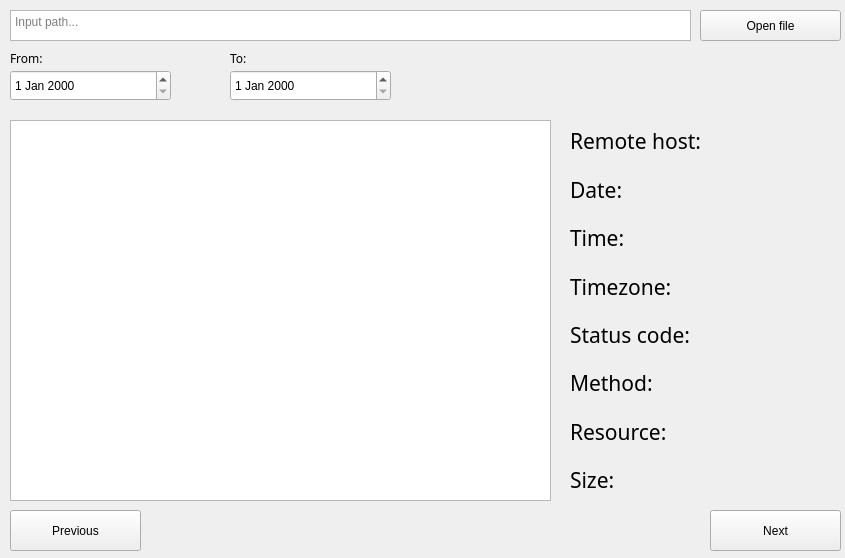
<?xml version="1.0" encoding="UTF-8"?>
<ui version="4.0">
 <class>MainWindow</class>
 <widget class="QMainWindow" name="MainWindow">
  <property name="geometry">
   <rect>
    <x>0</x>
    <y>0</y>
    <width>845</width>
    <height>558</height>
   </rect>
  </property>
  <property name="sizePolicy">
   <sizepolicy hsizetype="Fixed" vsizetype="Fixed">
    <horstretch>0</horstretch>
    <verstretch>0</verstretch>
   </sizepolicy>
  </property>
  <property name="minimumSize">
   <size>
    <width>845</width>
    <height>558</height>
   </size>
  </property>
  <property name="maximumSize">
   <size>
    <width>845</width>
    <height>558</height>
   </size>
  </property>
  <property name="windowTitle">
   <string>SSH Log Browser</string>
  </property>
  <widget class="QWidget" name="centralwidget">
   <widget class="QTextEdit" name="pathInput">
    <property name="geometry">
     <rect>
      <x>10</x>
      <y>10</y>
      <width>681</width>
      <height>31</height>
     </rect>
    </property>
    <property name="cursor" stdset="0">
     <cursorShape>IBeamCursor</cursorShape>
    </property>
    <property name="placeholderText">
     <string>Input path...</string>
    </property>
   </widget>
   <widget class="QPushButton" name="PathButton">
    <property name="geometry">
     <rect>
      <x>700</x>
      <y>10</y>
      <width>141</width>
      <height>31</height>
     </rect>
    </property>
    <property name="cursor">
     <cursorShape>UpArrowCursor</cursorShape>
    </property>
    <property name="text">
     <string>Open file</string>
    </property>
   </widget>
   <widget class="QListWidget" name="listOfLogs">
    <property name="geometry">
     <rect>
      <x>10</x>
      <y>120</y>
      <width>541</width>
      <height>381</height>
     </rect>
    </property>
   </widget>
   <widget class="QLabel" name="labelDateFrom">
    <property name="geometry">
     <rect>
      <x>10</x>
      <y>50</y>
      <width>111</width>
      <height>16</height>
     </rect>
    </property>
    <property name="font">
     <font>
      <family>Rockwell</family>
     </font>
    </property>
    <property name="text">
     <string>From:</string>
    </property>
   </widget>
   <widget class="QLabel" name="labelDateEnd">
    <property name="geometry">
     <rect>
      <x>230</x>
      <y>50</y>
      <width>111</width>
      <height>16</height>
     </rect>
    </property>
    <property name="font">
     <font>
      <family>Rockwell</family>
     </font>
    </property>
    <property name="text">
     <string>To:</string>
    </property>
   </widget>
   <widget class="QWidget" name="verticalLayoutWidget">
    <property name="geometry">
     <rect>
      <x>570</x>
      <y>120</y>
      <width>131</width>
      <height>381</height>
     </rect>
    </property>
    <layout class="QVBoxLayout" name="verticalLayout">
     <item>
      <widget class="QLabel" name="labelDateFrom_2">
       <property name="font">
        <font>
         <family>Rockwell</family>
         <pointsize>16</pointsize>
        </font>
       </property>
       <property name="text">
        <string>Remote host:</string>
       </property>
      </widget>
     </item>
     <item>
      <widget class="QLabel" name="labelDateFrom_4">
       <property name="font">
        <font>
         <family>Rockwell</family>
         <pointsize>16</pointsize>
        </font>
       </property>
       <property name="text">
        <string>Date:</string>
       </property>
      </widget>
     </item>
     <item>
      <widget class="QLabel" name="labelDateFrom_5">
       <property name="font">
        <font>
         <family>Rockwell</family>
         <pointsize>16</pointsize>
        </font>
       </property>
       <property name="text">
        <string>Time:</string>
       </property>
      </widget>
     </item>
     <item>
      <widget class="QLabel" name="labelDateFrom_6">
       <property name="font">
        <font>
         <family>Rockwell</family>
         <pointsize>16</pointsize>
        </font>
       </property>
       <property name="text">
        <string>Timezone:</string>
       </property>
      </widget>
     </item>
     <item>
      <widget class="QLabel" name="labelDateFrom_7">
       <property name="font">
        <font>
         <family>Rockwell</family>
         <pointsize>16</pointsize>
        </font>
       </property>
       <property name="text">
        <string>Status code:</string>
       </property>
      </widget>
     </item>
     <item>
      <widget class="QLabel" name="labelDateFrom_8">
       <property name="font">
        <font>
         <family>Rockwell</family>
         <pointsize>16</pointsize>
        </font>
       </property>
       <property name="text">
        <string>Method:</string>
       </property>
      </widget>
     </item>
     <item>
      <widget class="QLabel" name="labelDateFrom_9">
       <property name="font">
        <font>
         <family>Rockwell</family>
         <pointsize>16</pointsize>
        </font>
       </property>
       <property name="text">
        <string>Resource:</string>
       </property>
      </widget>
     </item>
     <item>
      <widget class="QLabel" name="labelDateFrom_3">
       <property name="font">
        <font>
         <family>Rockwell</family>
         <pointsize>16</pointsize>
        </font>
       </property>
       <property name="text">
        <string>Size:</string>
       </property>
      </widget>
     </item>
    </layout>
   </widget>
   <widget class="QPushButton" name="pushButtonPrev">
    <property name="geometry">
     <rect>
      <x>10</x>
      <y>510</y>
      <width>131</width>
      <height>41</height>
     </rect>
    </property>
    <property name="text">
     <string>Previous</string>
    </property>
   </widget>
   <widget class="QPushButton" name="pushButtonNext">
    <property name="geometry">
     <rect>
      <x>710</x>
      <y>510</y>
      <width>131</width>
      <height>41</height>
     </rect>
    </property>
    <property name="text">
     <string>Next</string>
    </property>
   </widget>
   <widget class="QDateEdit" name="dateEdit">
    <property name="geometry">
     <rect>
      <x>10</x>
      <y>70</y>
      <width>161</width>
      <height>31</height>
     </rect>
    </property>
   </widget>
   <widget class="QDateEdit" name="dateEdit_2">
    <property name="geometry">
     <rect>
      <x>230</x>
      <y>70</y>
      <width>161</width>
      <height>31</height>
     </rect>
    </property>
   </widget>
   <widget class="QWidget" name="verticalLayoutWidget_2">
    <property name="geometry">
     <rect>
      <x>710</x>
      <y>120</y>
      <width>131</width>
      <height>381</height>
     </rect>
    </property>
    <layout class="QVBoxLayout" name="verticalLayout_2">
     <item>
      <widget class="QLabel" name="labelRemoteHost">
       <property name="font">
        <font>
         <family>Rockwell</family>
         <pointsize>16</pointsize>
        </font>
       </property>
       <property name="text">
        <string/>
       </property>
      </widget>
     </item>
     <item>
      <widget class="QLabel" name="labelDate">
       <property name="font">
        <font>
         <family>Rockwell</family>
         <pointsize>16</pointsize>
        </font>
       </property>
       <property name="text">
        <string/>
       </property>
      </widget>
     </item>
     <item>
      <widget class="QLabel" name="labelTime">
       <property name="font">
        <font>
         <family>Rockwell</family>
         <pointsize>16</pointsize>
        </font>
       </property>
       <property name="text">
        <string/>
       </property>
      </widget>
     </item>
     <item>
      <widget class="QLabel" name="labelTimezone">
       <property name="font">
        <font>
         <family>Rockwell</family>
         <pointsize>16</pointsize>
        </font>
       </property>
       <property name="text">
        <string/>
       </property>
      </widget>
     </item>
     <item>
      <widget class="QLabel" name="labelStatusCode">
       <property name="font">
        <font>
         <family>Rockwell</family>
         <pointsize>16</pointsize>
        </font>
       </property>
       <property name="text">
        <string/>
       </property>
      </widget>
     </item>
     <item>
      <widget class="QLabel" name="labelMethod">
       <property name="font">
        <font>
         <family>Rockwell</family>
         <pointsize>16</pointsize>
        </font>
       </property>
       <property name="text">
        <string/>
       </property>
      </widget>
     </item>
     <item>
      <widget class="QLabel" name="labelResource">
       <property name="font">
        <font>
         <family>Rockwell</family>
         <pointsize>16</pointsize>
        </font>
       </property>
       <property name="text">
        <string/>
       </property>
      </widget>
     </item>
     <item>
      <widget class="QLabel" name="labelSize">
       <property name="font">
        <font>
         <family>Rockwell</family>
         <pointsize>16</pointsize>
        </font>
       </property>
       <property name="text">
        <string/>
       </property>
      </widget>
     </item>
    </layout>
   </widget>
  </widget>
 </widget>
 <resources/>
 <connections>
  <connection>
   <sender>pushButtonNext</sender>
   <signal>clicked()</signal>
   <receiver>pushButtonNext</receiver>
   <slot>animateClick()</slot>
   <hints>
    <hint type="sourcelabel">
     <x>763</x>
     <y>525</y>
    </hint>
    <hint type="destinationlabel">
     <x>780</x>
     <y>522</y>
    </hint>
   </hints>
  </connection>
 </connections>
</ui>
